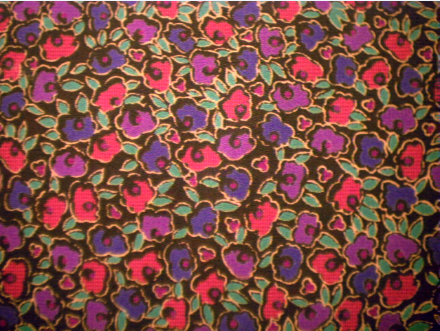
%> input picture project_2/src/test.png, 440 x 331 px
$ octave test_3.m   (GNU Octave 9; MATLAB toolbox functions it lacks are replaced by stand-ins)
%> lines starting %> are read from the running program, lines starting %| are printed output that depends on the picture
imname = "test.png";
I = imread(imname);
%> I is the input picture: size 331x440x3 uint8; mean R, G, B 127.2, 76.2, 68.7
J = imadjust(I, [0.2, 0.6], [0, 1]);% 灰度拉伸
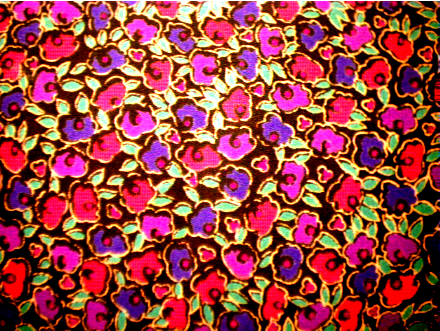
%> J: size 331x440x3 uint8; mean R, G, B 155.7, 69.7, 63.4
H = histeq(I);                      % 直方图均衡化
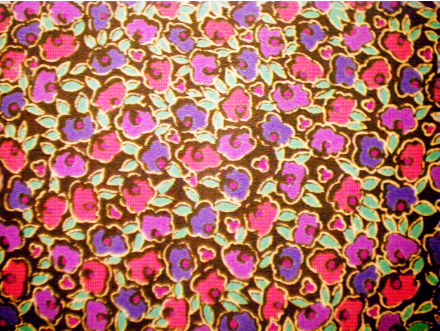
%> H: size 331x440x3 uint8; mean R, G, B 174.4, 108.5, 95.9
figure
subplot(2, 2, 1), imshow(I), title("原图");
subplot(2, 2, 2), imshow(J), title("灰度拉伸图");
subplot(2, 2, 3), imhist(I), title("灰度分布直方图");
subplot(2, 2, 4), imhist(H), title("直方图均衡化");
%> after `title("直方图均衡化")`:
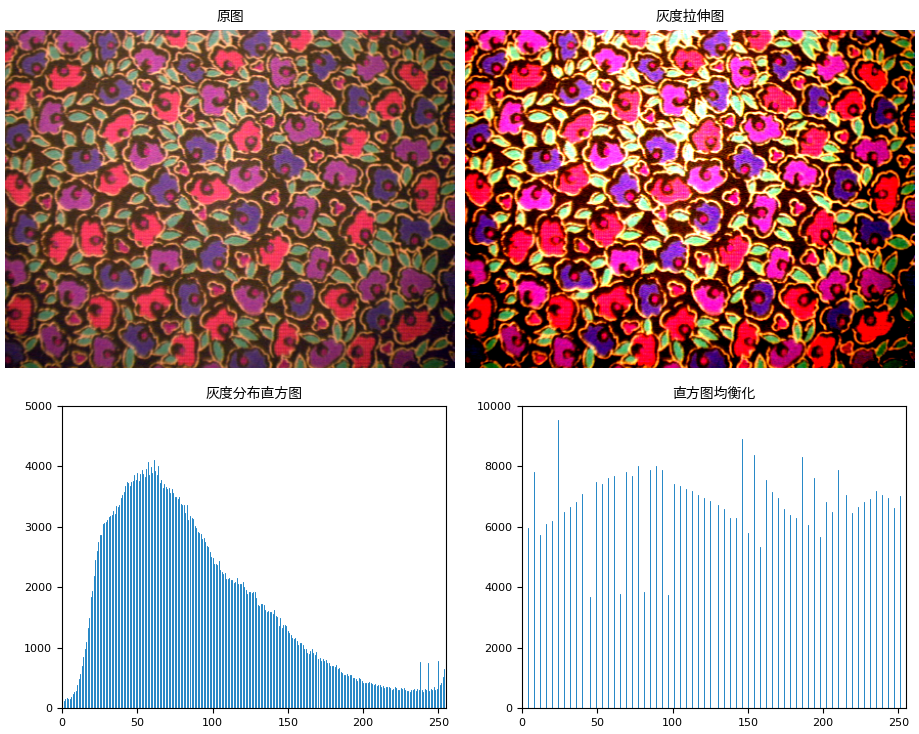
%> figure redrawn from the program's plot data, 4 panels
